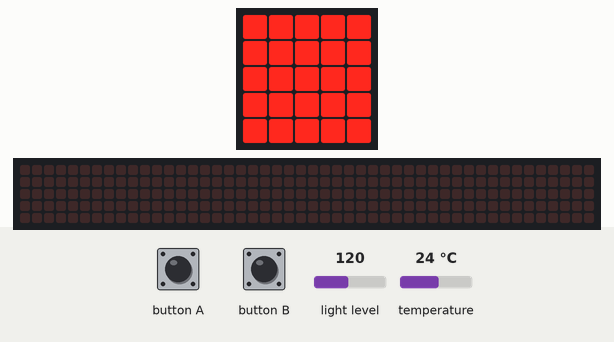
This program was run on a simulated BBC micro:bit (MakeCode). On the bench: the board's 5×5 LED display, a strip that is not on the board, showing the scrolling text unrolled. Inputs (shaded band) come from the test bench; at power-on: light level 120, temperature 24 °C. The 48×5 strip is a reading aid, not a part: it shows the text the display is scrolling, unrolled, one strip-width of it at a time.

Above: at 9.1 s.
10.8 s: button A pressed for 0.15 s
At 11.3 s:
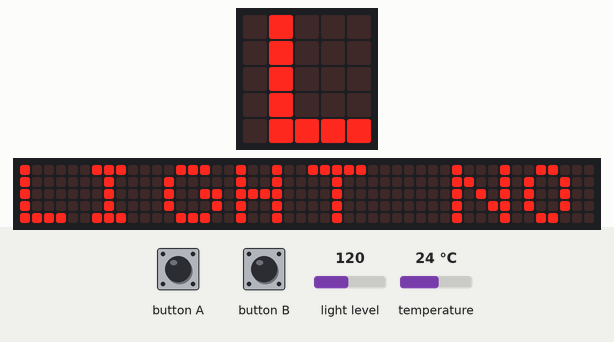
11.5 s: button B pressed for 0.15 s
At 18.99 s:
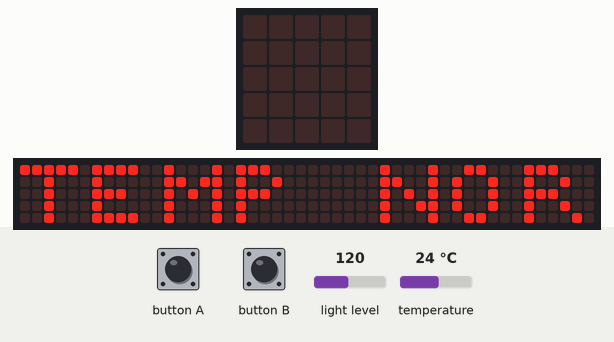
At 23.4 s:
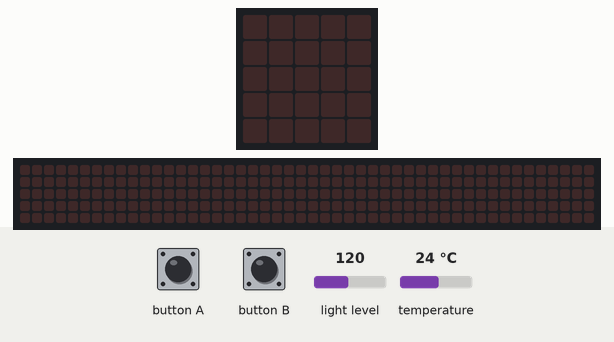

The program:

main.ts
```typescript
function startupAnimation2(delay) {
    basic.showLeds(`
        . . . . .
        . # # # .
        . # . # .
        . # # # .
        . . . . .
        `)
    basic.pause(delay)
    basic.clearScreen()
    basic.showLeds(`
        . . . . .
        . # # # .
        . # # # .
        . # # # .
        . . . . .
        `)
    basic.pause(delay)
    basic.showLeds(`
        # # # # #
        # # # # #
        # # # # #
        # # # # #
        # # # # #
        `)
    basic.pause(delay)
    basic.clearScreen()
}
// Animacións de startup
function startupAnimation(delay) {
    basic.showLeds(`
        . . . . .
        . # # # .
        . . . # .
        . # # # .
        . . . . .
        `)
    basic.pause(delay)
    basic.clearScreen()
    basic.showLeds(`
        . . . . .
        . . # # .
        . # . # .
        . # # # .
        . . . . .
        `)
    basic.pause(delay)
    basic.clearScreen()
    basic.showLeds(`
        . . . . .
        . # . # .
        . # . # .
        . # # # .
        . . . . .
        `)
    basic.pause(delay)
    basic.clearScreen()
    basic.showLeds(`
        . . . . .
        . # # . .
        . # . # .
        . # # # .
        . . . . .
        `)
    basic.pause(delay)
    basic.clearScreen()
    basic.showLeds(`
        . . . . .
        . # # # .
        . # . . .
        . # # # .
        . . . . .
        `)
    basic.pause(delay)
    basic.clearScreen()
    basic.showLeds(`
        . . . . .
        . # # # .
        . # . # .
        . # # . .
        . . . . .
        `)
    basic.pause(delay)
    basic.clearScreen()
    basic.showLeds(`
        . . . . .
        . # # # .
        . # . # .
        . # . # .
        . . . . .
        `)
    basic.pause(delay)
    basic.clearScreen()
    basic.showLeds(`
        . . . . .
        . # # # .
        . # . # .
        . . # # .
        . . . . .
        `)
    basic.pause(delay)
    basic.clearScreen()
}
for (let index = 0; index <= 1; index++) {

    startupAnimation(100)

    if (index >= 1) {
        // Quan la animacio base s'ha repetit 3 vegadues
        startupAnimation2(100)      // aixó fa que entri en práctica la final
    }
}

basic.forever(function () {

    input.onButtonPressed(Button.A, function () {    //Flecha dreta quan B presionat
        if (input.lightLevel() > 230) {
            basic.showString("L", 75)
            basic.pause(150)
            basic.clearScreen();

        } else if (input.lightLevel() < 50) {
            basic.showString("D", 150);
            basic.pause(150)
            basic.clearScreen();
        } else {
            basic.showString("LIGHT NORMAL", 75)
        }
    })


    input.onButtonPressed(Button.B, function () {     //Flecha esquerra quan A presionat
        if (input.temperature() > 25) {
            basic.showString("H", 75)
        } else if (input.temperature() < 15) {
            basic.showString("C", 75)
        } else {
            basic.showString("TEMP NORMAL", 75);
        }
    })

    })
```

test.ts
```typescript
// aquí va el archivo "tests"; esto no se compilará cuando este paquete se utilice como una extensión.
```

Measured:
- after the input at 10.8 s, the display: first changes after 0.15 s (image 1 shows a later state)
- after the input at 11.5 s, the display: first differs from a run without the input after 5.3 s (image 2)
- what the display in image 0 shows lasts 0.5 s, from 9.0 s to 9.5 s
